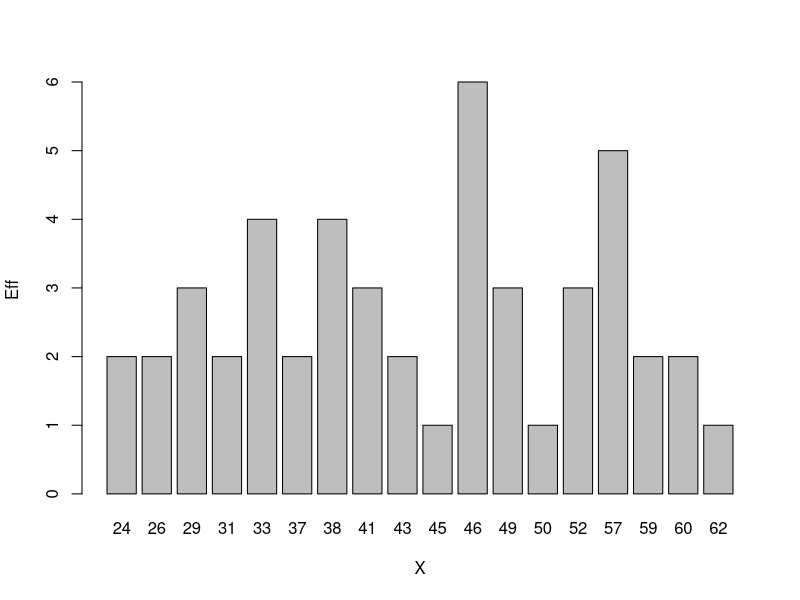
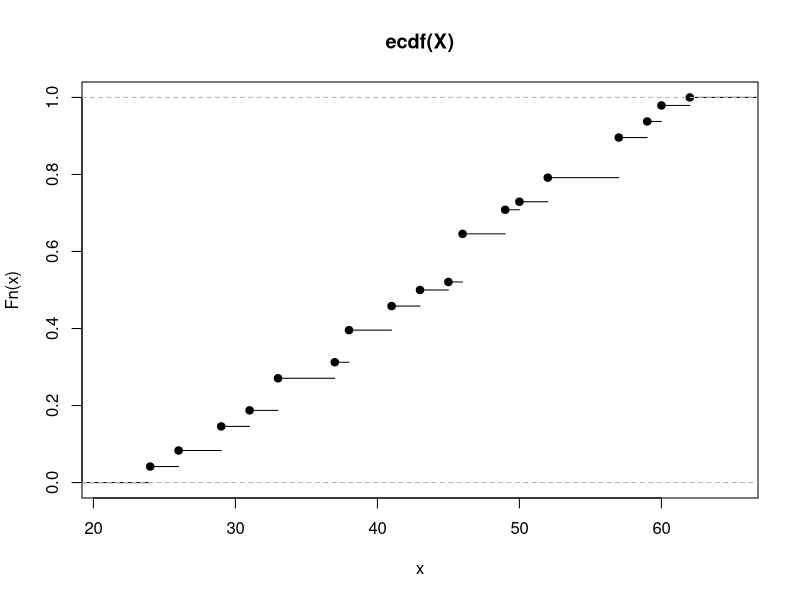

R code for these plots, in order:
X=c("24","29","57","45","50","29","37","59","46","31","46","24","33","38","49","31","62","60","52","38","38","26","41","52","60","49","52","41","38","26","37","59","57",
"41","29","33","33","43","46","57","46","33","46","49","57","57","46","43")
Eff=table(X)
Eff
EffCum=cumsum(Eff)
EffCum
X=c(24,29,57,45,50,29,37,59,46,31,46,24,33,38,49,31,62,60,52,38,38,26,41,52,60,49,52,41,38,26,37,59,57,41,29,33,33,43,46,57,46,33,46,49,57,57,46,43)
Freq=prop.table(Eff)
Freq
FreqCum=cumsum(Freq)
FreqCum
summary(X)
A=X-mean(X)
A
Y=abs(A)
Y
EcartMoyMoy=mean(Y)
EcartMoyMoy
B=X-median(X)
B
Z=abs(B)
Z
EcartMoyMed=mean(Z)
EcartMoyMed
var(X)
EcartType=sd(X)
EcartType
barplot(Eff,xlab="X",ylab="Eff")
plot(ecdf(X))